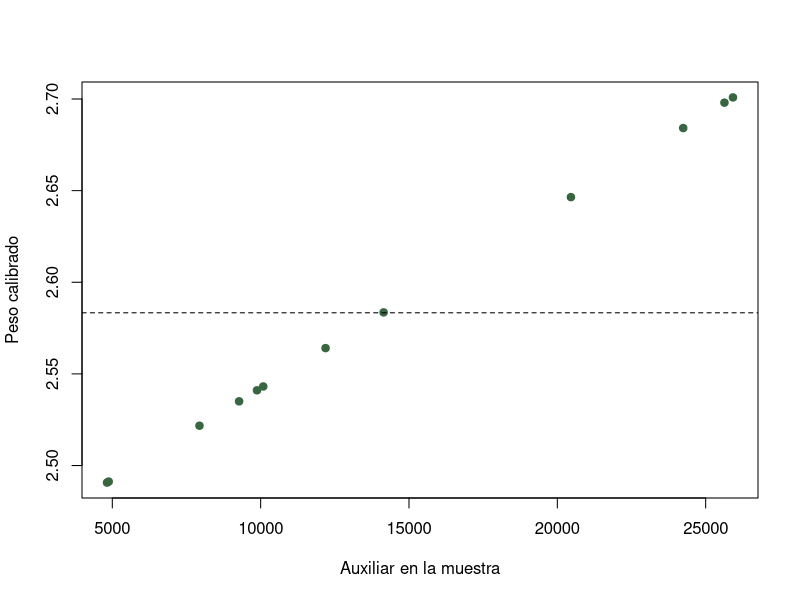
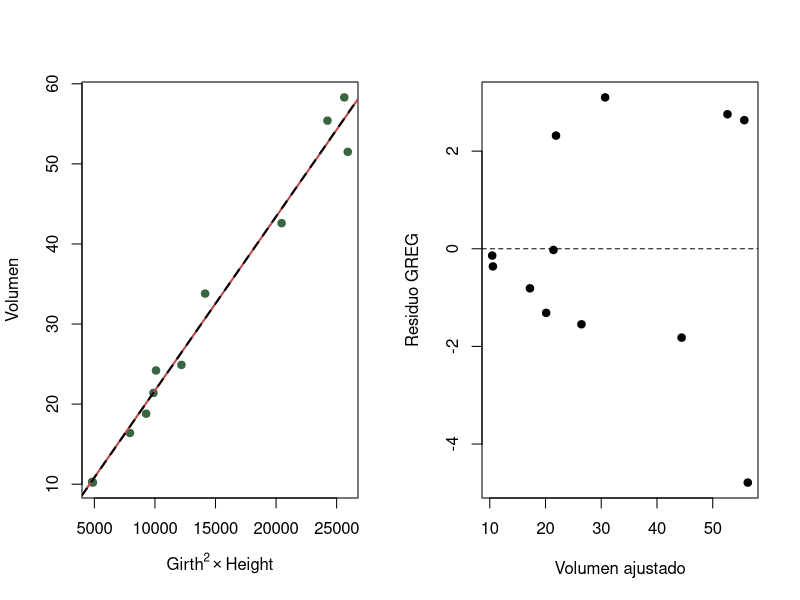

Reproduce these figures in R, in order.
## ---- chunk 1
#| label: plan-auditoria
data(trees, package = "datasets")
U <- transform(
  trees,
  id = seq_len(nrow(trees)),
  x_aux = Girth^2 * Height,
  grande = as.integer(Volume >= 30)
)
N <- nrow(U)

set.seed(2101)
id_piloto <- sample.int(N, 8)
piloto <- U[id_piloto, ]

data.frame(
  N = N, n_piloto = nrow(piloto), faltantes = sum(is.na(U)),
  ids_unicos = length(unique(U$id)), duplicados = sum(duplicated(trees)),
  volumen_no_positivo = sum(U$Volume <= 0), DE_piloto = sd(piloto$Volume)
)
piloto[c("id", "Volume")]
## ---- chunk 2
#| label: plan-funciones
n_media <- function(N, S, d, conf = 0.95, deff = 1, respuesta = 1) {
  stopifnot(N > 1, S >= 0, d > 0, deff > 0,
            respuesta > 0, respuesta <= 1)
  z <- qnorm(1 - (1 - conf) / 2)
  n0 <- deff * z^2 * S^2 / d^2
  n_completa <- min(N, ceiling(n0 / (1 + (n0 - 1) / N)))
  n_contactar <- min(N, ceiling(n_completa / respuesta))
  c(n0 = n0, n_completa = n_completa, n_contactar = n_contactar)
}

n_proporcion <- function(N, P = 0.5, d, conf = 0.95,
                         deff = 1, respuesta = 1) {
  stopifnot(P >= 0, P <= 1)
  z <- qnorm(1 - (1 - conf) / 2)
  n0 <- deff * z^2 * P * (1 - P) / d^2
  n_completa <- min(N, ceiling(n0 / (1 + (n0 - 1) / N)))
  n_contactar <- min(N, ceiling(n_completa / respuesta))
  c(n0 = n0, n_completa = n_completa, n_contactar = n_contactar)
}

plan_media <- n_media(N, sd(piloto$Volume), d = 4,
                      deff = 1.3, respuesta = 0.85)
plan_prop <- n_proporcion(N, P = 0.5, d = 0.12,
                          deff = 1.3, respuesta = 0.85)
round(rbind(media = plan_media, proporcion = plan_prop), 2)
## ---- chunk 3
#| label: plan-costo
C0 <- 500
c_contacto <- 35
presupuesto <- 1500
n_max <- min(N, floor((presupuesto - C0) / c_contacto))
n_completas_esperadas <- floor(0.85 * n_max)
costo_requerido <- C0 + c_contacto * plan_media["n_contactar"]

c(n_contactar_max = n_max,
  completas_esperadas = n_completas_esperadas,
  completas_requeridas = plan_media["n_completa"],
  costo_requerido = costo_requerido,
  deficit_presupuesto = costo_requerido - presupuesto)
## ---- chunk 4
#| label: plan-sensibilidad
escenarios <- expand.grid(
  S = c(12, sd(piloto$Volume), 22),
  d = c(3, 4, 5),
  DEFF = c(1, 1.3),
  respuesta = c(0.75, 0.85, 0.95)
)
planes <- t(apply(escenarios, 1, function(a)
  n_media(N, a["S"], a["d"], deff = a["DEFF"],
          respuesta = a["respuesta"])[c("n_completa", "n_contactar")]))
sensibilidad <- cbind(escenarios, planes)
sensibilidad[c(1, 8, 15, 22, 29, 36, 43, 50), ]
## ---- chunk 5
#| label: plan-bci-deff
if (!requireNamespace("vegan", quietly = TRUE)) {
  stop("Se requiere el paquete 'vegan' para el ejemplo BCI.")
}
data(BCI, BCI.env, package = "vegan")
tallos <- rowSums(BCI)
columna <- as.integer((BCI.env$UTM.EW - min(BCI.env$UTM.EW)) / 100 + 1)
L <- as.integer(table(columna)[1])
medias_col <- tapply(tallos, columna, mean)
MS_entre <- L * var(medias_col)
MS_dentro <- mean(tapply(tallos, columna, var))
rho <- (MS_entre - MS_dentro) /
  (MS_entre + (L - 1) * MS_dentro)
DEFF_bci <- 1 + (L - 1) * rho

c(hectareas = length(tallos), columnas = length(unique(columna)),
  L = L, DE_tallos = sd(tallos), ICC = rho, DEFF = DEFF_bci)
n_media(length(tallos), sd(tallos), d = 10, deff = DEFF_bci)
## ---- chunk 6
#| label: plan-auxiliar
set.seed(2102)
n <- 12
s <- U[sample.int(N, n), ]
X_aux <- sum(U$x_aux)

b <- cov(s$x_aux, s$Volume) / var(s$x_aux)
r_hat <- sum(s$Volume) / sum(s$x_aux)
estimadores <- c(
  verdad = sum(U$Volume),
  HT_MAS = N * mean(s$Volume),
  razon = X_aux * r_hat,
  regresion = N * mean(s$Volume) + b * (X_aux - N * mean(s$x_aux))
)

e_reg <- residuals(lm(Volume ~ x_aux, data = s))
EE <- c(
  HT_MAS = N * sqrt((1 - n / N) * var(s$Volume) / n),
  regresion_aprox = N * sqrt((1 - n / N) * var(e_reg) / n)
)
round(estimadores, 2)
round(c(EE, correlacion_marco = cor(U$x_aux, U$Volume)), 2)
## ---- chunk 7
#| label: plan-calibracion
d_i <- rep(N / n, n)
A <- cbind(uno = 1, x_aux = s$x_aux)
totales_aux <- c(N, X_aux)
lambda <- solve(crossprod(A, d_i * A),
                totales_aux - colSums(d_i * A))
w_cal <- d_i * drop(1 + A %*% lambda)
Y_cal <- sum(w_cal * s$Volume)

comprobacion_cal <- c(
  suma_pesos = sum(w_cal), objetivo_N = N,
  suma_x = sum(w_cal * s$x_aux), objetivo_X = X_aux,
  total_calibrado = Y_cal,
  GREG = estimadores["regresion"]
)
round(comprobacion_cal, 5)
## ---- chunk 8
#| label: plan-pesos
diagnostico_pesos <- function(w) {
  n_eff <- sum(w)^2 / sum(w^2)
  c(min = min(w), q25 = unname(quantile(w, 0.25)),
    mediana = median(w), q75 = unname(quantile(w, 0.75)), max = max(w),
    CV = sd(w) / mean(w), n = length(w), n_efectivo = n_eff,
    DEFF_Kish = length(w) / n_eff)
}
round(diagnostico_pesos(w_cal), 3)

plot(s$x_aux, w_cal, pch = 19, col = "#386641",
     xlab = "Auxiliar en la muestra", ylab = "Peso calibrado")
abline(h = N / n, lty = 2)
## ---- chunk 9
#| label: plan-repeticion
set.seed(2104)
B <- 3000
rep_aux <- t(replicate(B, {
  z <- U[sample.int(N, n), ]
  b_z <- cov(z$x_aux, z$Volume) / var(z$x_aux)
  c(HT = N * mean(z$Volume),
    razon = X_aux * sum(z$Volume) / sum(z$x_aux),
    GREG = N * mean(z$Volume) + b_z * (X_aux - N * mean(z$x_aux)))
}))
verdad <- sum(U$Volume)
metricas <- t(apply(rep_aux, 2, function(x) c(
  sesgo = mean(x - verdad), DE = sd(x),
  RMSE = sqrt(mean((x - verdad)^2))
)))
round(metricas, 2)

op <- par(mfrow = c(1, 2))
plot(s$x_aux, s$Volume, pch = 19, col = "#386641",
     xlab = expression(Girth^2 %*% Height), ylab = "Volumen")
abline(0, r_hat, col = "#bc4749", lwd = 2)
abline(lm(Volume ~ x_aux, data = s), lty = 2, lwd = 2)
plot(fitted(lm(Volume ~ x_aux, data = s)), e_reg, pch = 19,
     xlab = "Volumen ajustado", ylab = "Residuo GREG")
abline(h = 0, lty = 2)
par(op)
## ---- chunk 10
#| label: plan-multiplicidad
enlaces <- data.frame(
  animal = c("A", "A", "B", "C", "C", "D", "D", "D",
             "E", "F", "F", "G", "H", "H"),
  sitio = c(1, 2, 1, 2, 3, 3, 4, 5, 4, 2, 5, 5, 1, 3)
)
y_animal <- c(A = 1, B = 0, C = 1, D = 1, E = 0, F = 1, G = 1, H = 0)
enlaces$y <- unname(y_animal[enlaces$animal])
enlaces$m <- as.integer(table(enlaces$animal)[enlaces$animal])
stopifnot(all(table(enlaces$animal) ==
              enlaces$m[match(names(table(enlaces$animal)), enlaces$animal)]))
enlaces

set.seed(2103)
M <- 5
k <- 2
sitios_s <- sort(sample.int(M, k))
observados <- enlaces[enlaces$sitio %in% sitios_s, ]
Y_mult <- M / k * sum(observados$y / observados$m)
c(sitios = paste(sitios_s, collapse = ", "),
  estimacion_multiplicidad = Y_mult,
  total_animales_con_condicion = sum(y_animal))
## ---- chunk 11
#| label: plan-multiplicidad-comprobar
contrib_sitio <- tapply(enlaces$y / enlaces$m, enlaces$sitio, sum)
combinaciones <- combn(M, k)
estimaciones_mult <- apply(combinaciones, 2, function(h)
  M / k * sum(contrib_sitio[h]))

c(verdad = sum(y_animal), media_exacta = mean(estimaciones_mult),
  DE_diseno = sqrt(mean((estimaciones_mult - mean(estimaciones_mult))^2)),
  minimo = min(estimaciones_mult), maximo = max(estimaciones_mult))
## ---- chunk 12
#| label: plan-comprobacion
stopifnot(
  plan_media["n_completa"] == 24,
  plan_media["n_contactar"] == 29,
  abs(sum(w_cal) - N) < 1e-8,
  abs(sum(w_cal * s$x_aux) - X_aux) < 1e-6,
  abs(Y_cal - estimadores["regresion"]) < 1e-8,
  diagnostico_pesos(w_cal)["n_efectivo"] <= n + 1e-10,
  abs(mean(estimaciones_mult) - sum(y_animal)) < 1e-12
)

list(
  datos = c("datasets::trees", "vegan::BCI", "red de enlaces simulada"),
  semillas = c(piloto = 2101, auxiliar = 2102, multiplicidad = 2103,
                repeticion = 2104),
  R = R.version.string,
  vegan = as.character(utils::packageVersion("vegan"))
)
